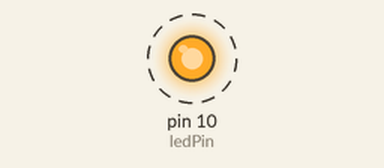
Bench run of a sketch on a simulated Arduino Uno, built with avr-gcc and run on an emulated ATmega328P. On the bench: output pins drawn as LEDs (lit = HIGH). Dashed ring = blinking.

Above: at 0.5 s.
Timing chart, 0 to 4.6 s (numbered marks = the images above):
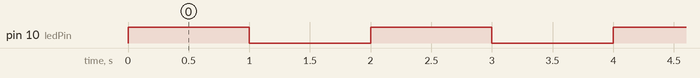

The sketch:

led_blink_test.ino
```cpp
// Tests whether the led blinks for 1 second on and 1 second off

const int ledPin = 10; //check pin

void setup() {
  pinMode(ledPin, OUTPUT);
}

void loop() {
  digitalWrite(ledPin, HIGH);
  delay(1000);
  digitalWrite(ledPin, LOW);
  delay(1000);
}
```

Measured:
- by itself, pin 10 (ledPin): alternates HIGH for 1.0 s and LOW for 1.0 s
